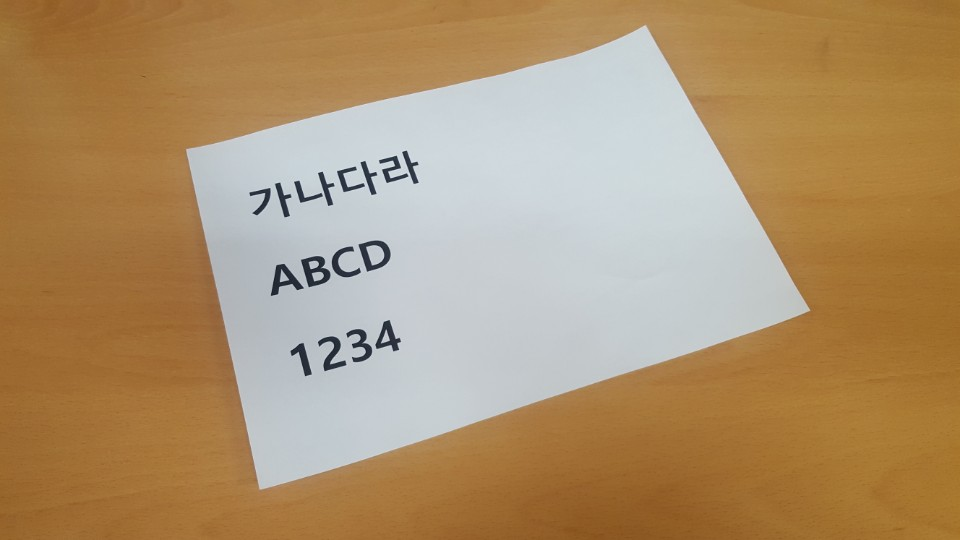
//> input picture image/original.jpg, 960 x 540 px
$ ./KoreanCharacterRecognition   (built with g++ and OpenCV 4)
//> lines starting //> are read from the running program, lines starting //| are printed output that depends on the picture; after the words box and inside, x2 and y2 are one past the last pixel; in counts of white or black regions, pixels touching at a corner belong together
#include <opencv2/opencv.hpp>  //  Include 'OpenCV' library.

#include <iostream>
#include <cstdlib>
#include<math.h> //qfqfqfhihu
#include<stdio.h>
using namespace cv;
using namespace std;
int point_num = 0;
int point_x1, point_y1, point_x2, point_y2, point_x3, point_y3, point_x4, point_y4;
Point2f centerpoint(0, 0);

Mat warping(Mat img);
void sortCorners(vector<Point2f> & corner_points, Point2f centerpoint);
void mouseHandler(int event, int x, int y, int flags, void *param);
void testMouseEvent(Mat img);
void matching(Mat srcImage, int width, int height);
void DrawLabelingImage(Mat img);

int main() {

	Mat img, convertedImage;

	char* imgfile = "..\\image\\original.jpg";
	img = imread(imgfile);
//> img is the input picture: 540 rows x 960 cols, CV_8UC3; mean B, G, R 109, 146.3, 174.7

	imshow("image", img);
	waitKey(0);

	convertedImage = warping(img);
//> the left mouse button is pressed and released at (240, 135)
//> the left mouse button is pressed and released at (720, 135)
//> the left mouse button is pressed and released at (720, 405)
//> the left mouse button is pressed and released at (240, 405)
//> in warping, `circle(dstImg, corner_points[0], radius, CV_RGB(0, 255, 0), 2);`: dstImg: 540 rows x 960 cols, CV_8UC3; 59 pixels changed, all inside (x1, y1, x2, y2) = (236, 131, 245, 140)
//> in warping, `circle(dstImg, corner_points[1], radius, CV_RGB(0, 255, 0), 2);`: dstImg: 540 rows x 960 cols, CV_8UC3; mean B, G, R 108.9, 146.4, 174.7
//> in warping, `circle(dstImg, corner_points[2], radius, CV_RGB(0, 255, 0), 2);`: dstImg: 540 rows x 960 cols, CV_8UC3; mean B, G, R 108.9, 146.4, 174.7
//> in warping, `circle(dstImg, corner_points[3], radius, CV_RGB(0, 255, 0), 2);`: dstImg: 540 rows x 960 cols, CV_8UC3; mean B, G, R 108.9, 146.4, 174.7
//> in warping, `circle(dstImg, centerpoint, 3, CV_RGB(0, 0, 255), 2);`: dstImg: 540 rows x 960 cols, CV_8UC3; mean B, G, R 108.9, 146.4, 174.6
//> in warping, `warpPerspective(srcImg, quad, transmtx, quad.size());`:
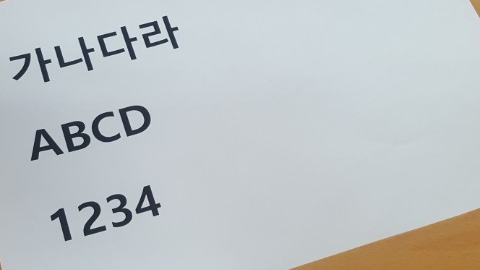
//> quad: 270 rows x 480 cols, CV_8UC3; mean B, G, R 197.9, 195.9, 190.9

	DrawLabelingImage(convertedImage);
	exit(0);
}


void DrawLabelingImage(Mat img) {

	Mat img_gray, img_color, img_binary, blur;
	int i, j, x;
	int resize = 0;
	int bottomX, bottomY, topX, topY;


	cvtColor(img, img_gray, CV_BGR2GRAY);
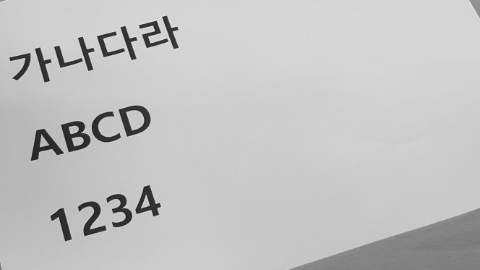
//> img_gray: 270 rows x 480 cols, CV_8UC1; min 27, max 230, mean 194.7
	imshow("gray", img_gray);
	waitKey(0);

	cvtColor(img_gray, img_color, COLOR_GRAY2BGR);


	GaussianBlur(img_gray, blur, Size(3, 3), 0);
	imshow("blur", blur);
	waitKey(0);

	adaptiveThreshold(blur, img_binary, 255, ADAPTIVE_THRESH_GAUSSIAN_C, THRESH_BINARY_INV, 11, 2);
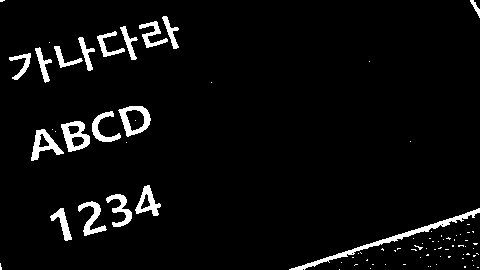
//> img_binary: 270 rows x 480 cols, CV_8UC1; 4.6% white; 85 white regions (67 under 20 px), largest, box (x1, y1, x2, y2) and area: (289, 208, 480, 270) 899, (61, 121, 90, 152) 465, (118, 106, 151, 137) 446
	imshow("threshold", img_binary);
	waitKey(0);


	Mat img_labels, stats, centroids;
	int numOfLables = connectedComponentsWithStats(img_binary, img_labels,
		stats, centroids, 8, CV_32S);
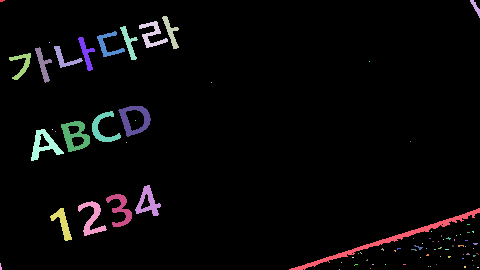
//> img_labels: 270 rows x 480 cols, CV_32SC1; 86 distinct labels, from 0 to 85; one colour per label, 0 black
//> stats = 86 rows, first 6: [0, 0, 480, 270, 123699], [0, 0, 5, 2, 8], [470, 0, 10, 18, 65], [162, 16, 17, 33, 198], [139, 21, 29, 27, 291], [120, 26, 18, 34, 207]; centroids = 86 pairs, first value 0.3 to 477.5, second value 0.375 to 269; numOfLables = 86

	int count = 0;
	int distance;
	vector<Rect> boundRect(numOfLables);
	vector<Rect> boundRect2(numOfLables);
	vector<Rect> boundRect3(numOfLables);

	//라벨링 된 이미지를 배열에 넣기
	for (j = 1; j < numOfLables; j++) {
		int area = stats.at<int>(j, CC_STAT_AREA);
		int left = stats.at<int>(j, CC_STAT_LEFT);
		int top = stats.at<int>(j, CC_STAT_TOP);
		int width = stats.at<int>(j, CC_STAT_WIDTH);
		int height = stats.at<int>(j, CC_STAT_HEIGHT);

		boundRect[j] = Rect(left, top, width, height);
	}
//> this loop made 85 passes
//> (area, left, top, width, height) on passes 2, 3, 4, 5, 6, 7, 9, 10, 11, 14, 15, 16: (65, 470, 0, 10, 18), (198, 162, 16, 17, 33), (291, 139, 21, 29, 27), (207, 120, 26, 18, 34), (236, 97, 31, 28, 26), (206, 78, 37, 17, 34), (220, 35, 47, 17, 36), (189, 54, 46, 29, 22), (211, 9, 53, 22, 27), (446, 118, 106, 33, 31), (325, 92, 111, 29, 31), (465, 61, 121, 29, 31)
//> after the loop, boundRect = 86 Rects (x, y, width, height), first 8: [0, 0, 0, 0], [0, 0, 5, 2], [470, 0, 10, 18], [162, 16, 17, 33], [139, 21, 29, 27], [120, 26, 18, 34], [97, 31, 28, 26], [78, 37, 17, 34]

	//sort
	for (int i = 1; i < numOfLables; i++) {

		for (int j = 2; j < numOfLables; j++) {
			distance = boundRect[j].y - boundRect[j - 1].y;
			if (abs(distance) > boundRect[j - 1].height * 2) continue;

			if (boundRect[j].x < boundRect[j - 1].x) {
				swap(boundRect[j - 1], boundRect[j]);
			}
		}
	}
//> this loop made 85 passes
//> distance on passes 1 to 12: 1, -1, -1, -1, -1, -1, -1, -1, -1, -1, -1, -1
//> after the loop, distance = -1; boundRect = 86 Rects (x, y, width, height), first 8: [0, 0, 0, 0], [0, 0, 5, 2], [97, 31, 28, 26], [120, 26, 18, 34], [139, 21, 29, 27], [162, 16, 17, 33], [470, 0, 10, 18], [49, 42, 1, 1]

	for (i = 1; i < numOfLables;)
	{
		x = boundRect[i].x + abs(boundRect[i].width * 0.6);

		topX = boundRect[i].tl().x;
		topY = boundRect[i].tl().y;
		bottomX = boundRect[i].br().x;
		bottomY = boundRect[i].br().y;


		for (j = i + 1; j < numOfLables; j++) {
			distance = boundRect[j].y - boundRect[i].y; //abs(distance) > boundRect[j - 1].height * 2
			if (boundRect[i].y + boundRect[i].height * 2 < boundRect[j].y) break;
			//if (boundRect[j].x > x || x > boundRect[j].x + boundRect[j].width) continue;

			if (topX > boundRect[j].tl().x)
				topX = boundRect[j].tl().x;
			if (topY > boundRect[j].tl().y)
				topY = boundRect[j].tl().y;
			if (bottomX < boundRect[j].br().x)
				bottomX = boundRect[j].br().x;
			if (bottomY < boundRect[j].br().y)
				bottomY = boundRect[j].br().y;

		}

		boundRect2[resize] = Rect(topX, topY, bottomX - topX, bottomY - topY);
		resize++;
		i = j;
	}
//> this loop made 4 passes
//> (x, topX, topY, bottomX, bottomY, distance) on passes 1 to 4: (3, 0, 0, 5, 2, 31), (113, 9, 0, 480, 83, 90), (78, 31, 106, 411, 161, 87), (63, 0, 185, 480, 270, 59)
//> after the loop, topX = 0; topY = 185; bottomX = 480; bottomY = 270; distance = 59; resize = 4

	for (i = 0; i <numOfLables; i++) {
		rectangle(img_color, boundRect2[i].tl(), boundRect2[i].br(), Scalar(255, 0, 0), 1, 8, 0);
		putText(img_color, to_string(i), Point(boundRect2[i].x, boundRect2[i].y), FONT_HERSHEY_SIMPLEX,
			0.8, Scalar(0, 0, 255), 2);
	}
//> this loop made 86 passes
//> pass 2, in DrawLabelingImage, `putText(img_color, to_string(i), Point(boundRect2[i].x, boundRect2[i]...`:
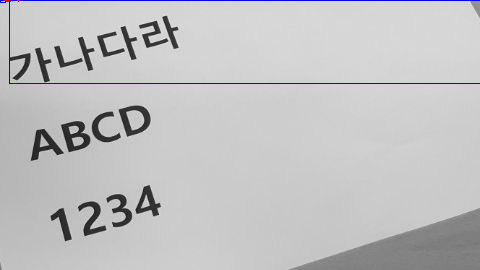
//> img_color: 270 rows x 480 cols, CV_8UC3; mean B, G, R 195.1, 193.1, 193.1
//> pass 3, in DrawLabelingImage, `putText(img_color, to_string(i), Point(boundRect2[i].x, boundRect2[i]...`:
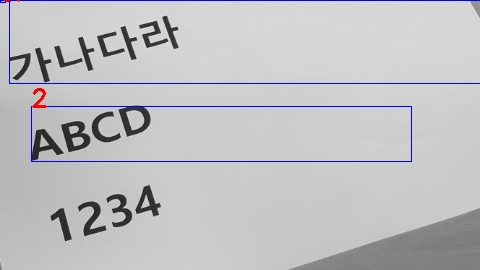
//> img_color: 270 rows x 480 cols, CV_8UC3; 0.76% of pixels changed, all inside (x1, y1, x2, y2) = (31, 88, 412, 162)
//> after the loop:
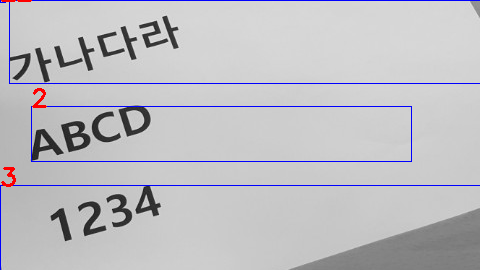
//> img_color: 270 rows x 480 cols, CV_8UC3; 0.56% of pixels changed, all inside (x1, y1, x2, y2) = (0, 0, 480, 270)
//> (the program exits here)
